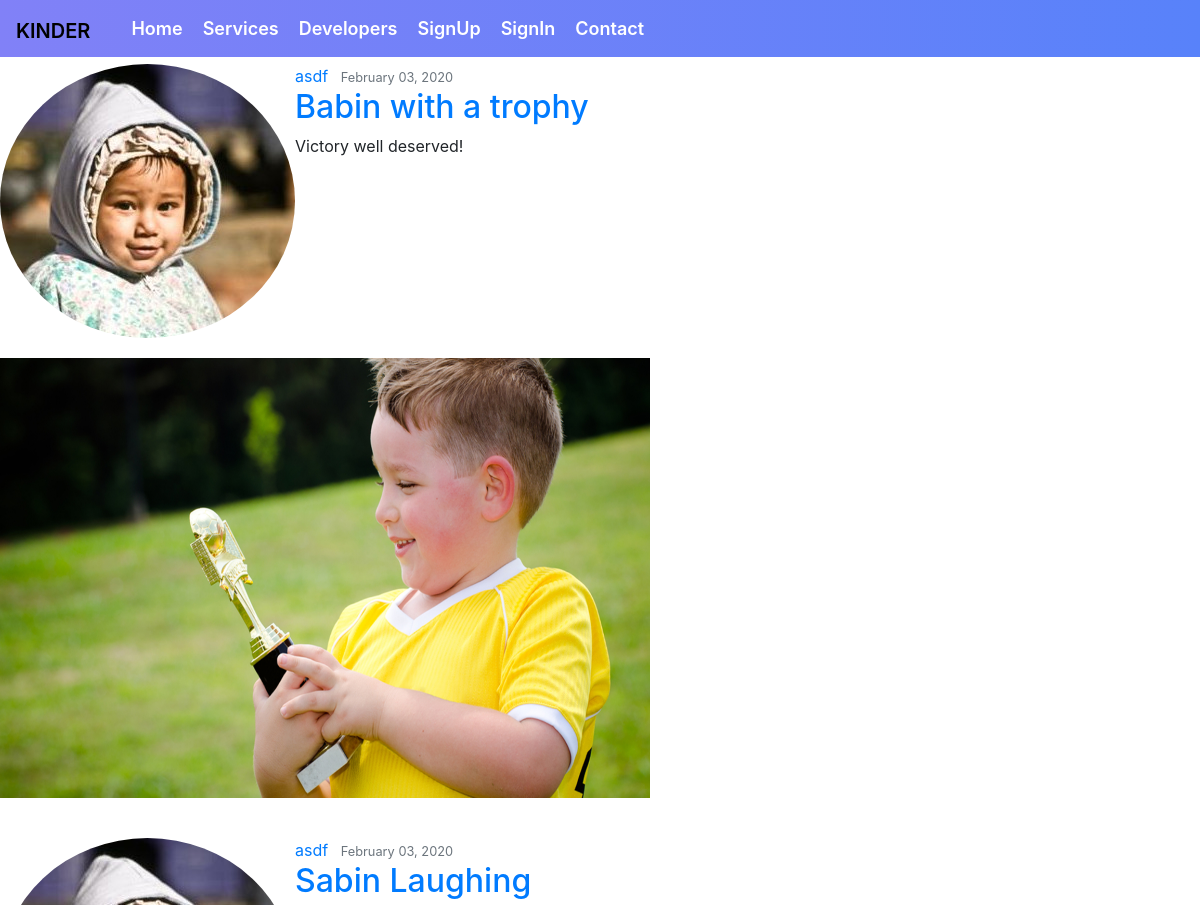
Before: /home/user/asdf (upper part) with the older database file.
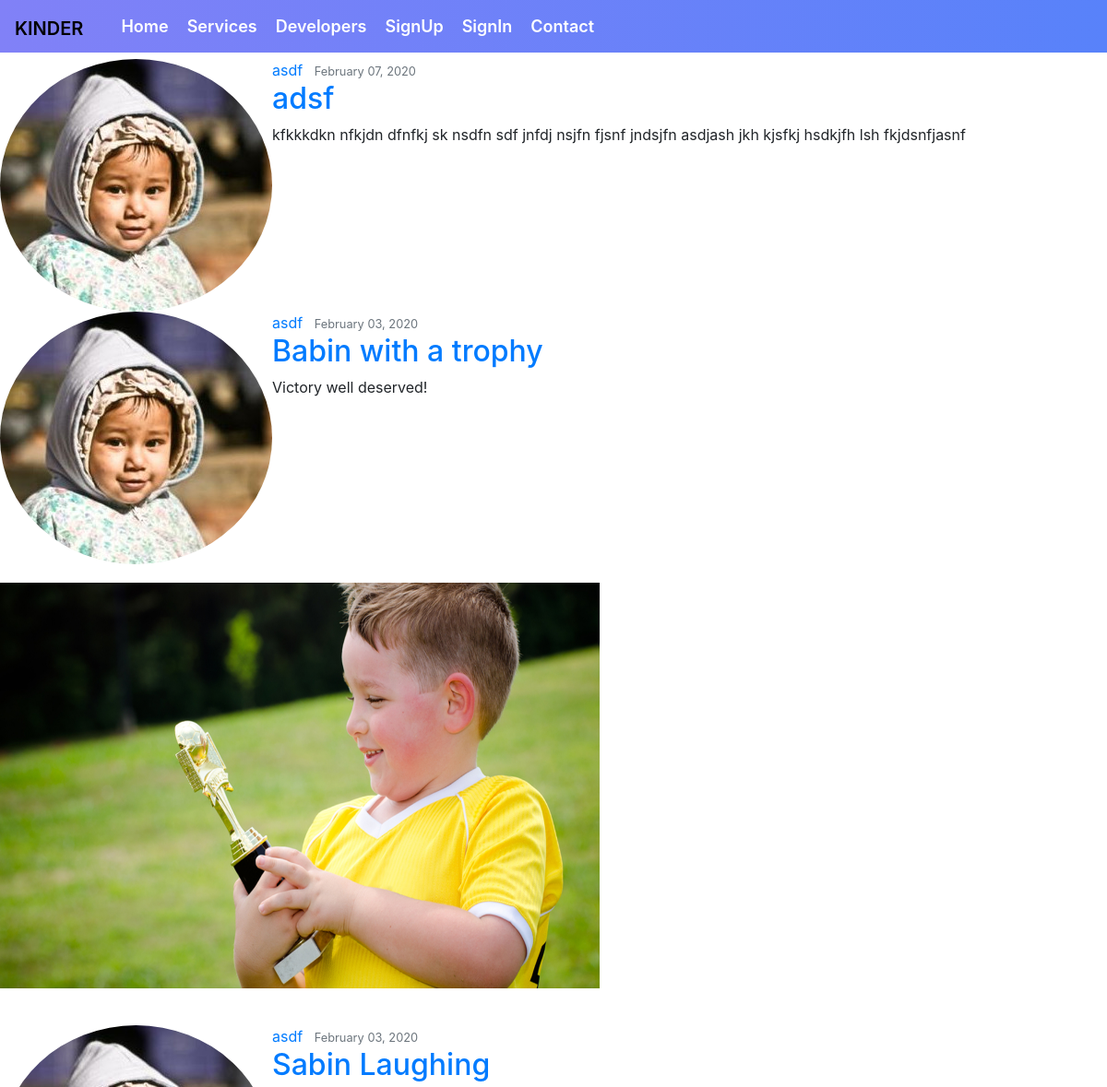
After: the same page with the newer database file.
### second/models.py (models this page shows, shortened)
class Post(models.Model):
    title = models.CharField(max_length=100)
    content = models.TextField()
    photo = models.ImageField(upload_to='posts', blank=True)
    date_posted = models.DateTimeField(default=timezone.now)
    author = models.ForeignKey(User, on_delete=models.CASCADE)
    class Meta:
        ordering = ["-date_posted"]

class Profile(models.Model):
    user = models.OneToOneField(User, on_delete=models.CASCADE)
    image = models.ImageField(default='default.jpg', upload_to='profile_pics')

### second/views.py (the view)
# urls.py: path('user/<str:username>', UserPostListView.as_view(), name='user-posts'),
class UserPostListView(ListView):
    model = Post
    template_name = 'user_posts.html'
    context_object_name = 'posts'
    paginate_by = 4
    def get_queryset(self):
        user = get_object_or_404(User, username=self.kwargs.get('username'))
        return Post.objects.filter(author=user).order_by('-date_posted')

### second/templates/user_posts.html (shortened to what this page needs)
{% extends "base1.html" %}
{% block base2 %}
    <h1 class="mb-3">Posts by {{ view.kwargs.username }} ({{ page_obj.paginator.count }})</h1>
    {% for post in posts %}
        <article class="media content-section">
          <img class="rounded-circle article-img" src="{{ post.author.profile.image.url }}">
          <div class="media-body">
            <div class="article-metadata">
              <a class="mr-2" href="{% url 'user-posts' post.author.username %}">{{ post.author }}</a>
              <small class="text-muted">{{ post.date_posted|date:"F d, Y" }}</small>
            </div>
            <h2><a class="article-title" href="{% url 'post-detail' post.id %}">{{ post.title }}</a></h2>
            <p class="article-content">{{ post.content }}</p>
          </div>
        </article>
        <img id='posting' style="width: 650px; height: 500px;padding-top: 20px; padding-bottom: 40px;" src="/media/{{post.photo}}" onerror="this.style.display='none'">
    {% endfor %}
{% endblock %}

Changed rows visible on the page:
added Post: author.profile.image (picture), author "asdf", date_posted "February 07, 2020", title "adsf", content "kfkkkdkn nfkjdn dfnfkj sk nsdfn sdf jnfdj nsjfn fjsnf jndsjfn asdjash jkh kjsfkj hsdkjfh lsh fkjdsnfjasnf"
Other visible differences:
{{ page_obj.paginator.count }}: "2" → "3"
